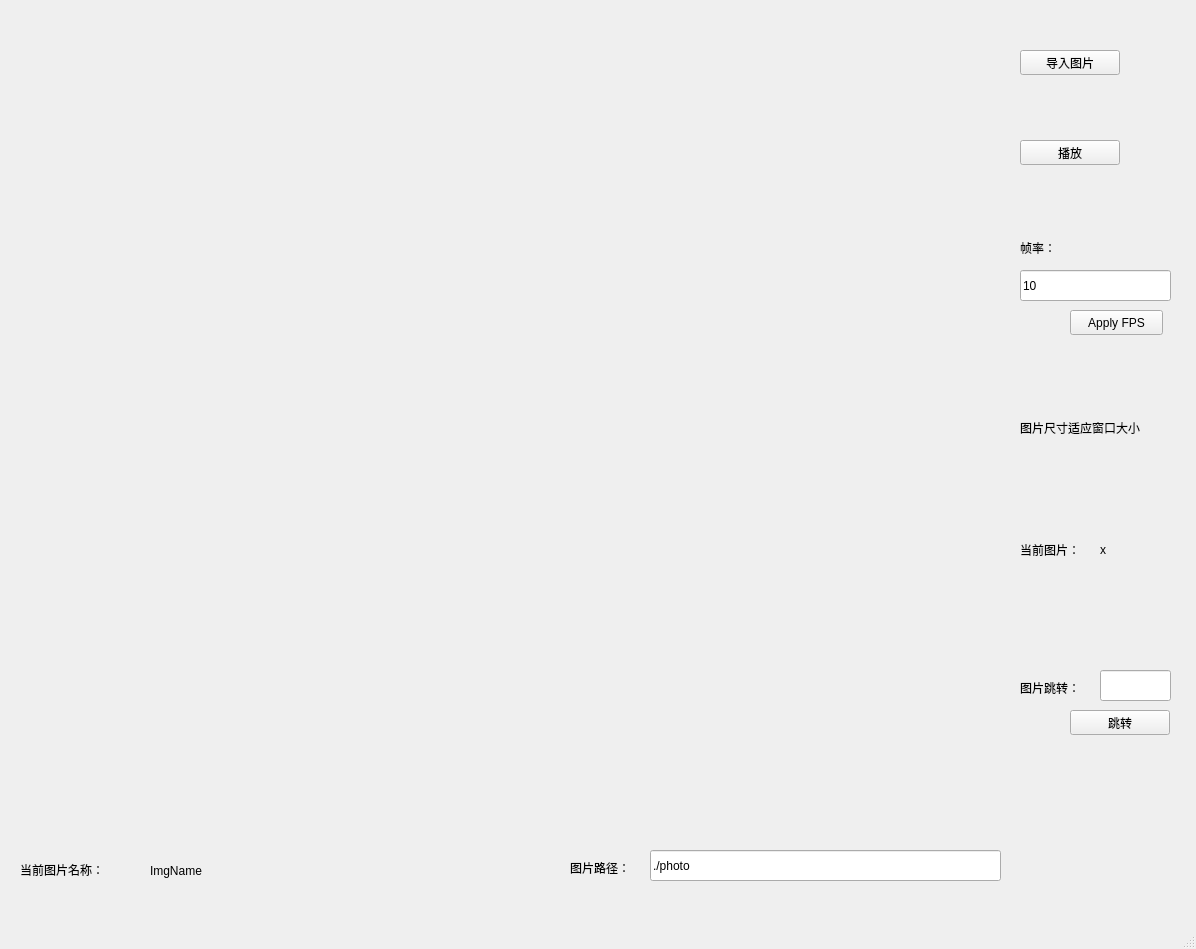
<?xml version="1.0" encoding="UTF-8"?>
<ui version="4.0">
 <class>MainWindow</class>
 <widget class="QMainWindow" name="MainWindow">
  <property name="geometry">
   <rect>
    <x>0</x>
    <y>0</y>
    <width>1196</width>
    <height>949</height>
   </rect>
  </property>
  <property name="windowTitle">
   <string>MainWindow</string>
  </property>
  <widget class="QWidget" name="centralwidget">
   <widget class="QPushButton" name="btn_open">
    <property name="geometry">
     <rect>
      <x>1020</x>
      <y>50</y>
      <width>100</width>
      <height>25</height>
     </rect>
    </property>
    <property name="maximumSize">
     <size>
      <width>100</width>
      <height>25</height>
     </size>
    </property>
    <property name="text">
     <string>导入图片</string>
    </property>
   </widget>
   <widget class="QPushButton" name="btn_play">
    <property name="geometry">
     <rect>
      <x>1020</x>
      <y>140</y>
      <width>100</width>
      <height>25</height>
     </rect>
    </property>
    <property name="maximumSize">
     <size>
      <width>100</width>
      <height>25</height>
     </size>
    </property>
    <property name="text">
     <string>播放</string>
    </property>
   </widget>
   <widget class="QLabel" name="label_ImgSize">
    <property name="geometry">
     <rect>
      <x>1020</x>
      <y>420</y>
      <width>161</width>
      <height>16</height>
     </rect>
    </property>
    <property name="text">
     <string>图片尺寸适应窗口大小</string>
    </property>
   </widget>
   <widget class="QLabel" name="label_fps">
    <property name="geometry">
     <rect>
      <x>1020</x>
      <y>240</y>
      <width>72</width>
      <height>15</height>
     </rect>
    </property>
    <property name="text">
     <string>帧率：</string>
    </property>
   </widget>
   <widget class="QLineEdit" name="lineEdit_fps">
    <property name="geometry">
     <rect>
      <x>1020</x>
      <y>270</y>
      <width>151</width>
      <height>31</height>
     </rect>
    </property>
    <property name="text">
     <string>10</string>
    </property>
   </widget>
   <widget class="QLabel" name="qid">
    <property name="geometry">
     <rect>
      <x>1100</x>
      <y>540</y>
      <width>71</width>
      <height>20</height>
     </rect>
    </property>
    <property name="text">
     <string>x</string>
    </property>
   </widget>
   <widget class="QLabel" name="label_CurrentImg">
    <property name="geometry">
     <rect>
      <x>1020</x>
      <y>540</y>
      <width>71</width>
      <height>20</height>
     </rect>
    </property>
    <property name="text">
     <string>当前图片：</string>
    </property>
   </widget>
   <widget class="QLabel" name="label_img">
    <property name="geometry">
     <rect>
      <x>20</x>
      <y>30</y>
      <width>981</width>
      <height>811</height>
     </rect>
    </property>
    <property name="text">
     <string/>
    </property>
   </widget>
   <widget class="QLabel" name="label_CurrentImgName">
    <property name="geometry">
     <rect>
      <x>20</x>
      <y>860</y>
      <width>111</width>
      <height>20</height>
     </rect>
    </property>
    <property name="text">
     <string>当前图片名称：</string>
    </property>
   </widget>
   <widget class="QLabel" name="label_ImgName">
    <property name="geometry">
     <rect>
      <x>150</x>
      <y>860</y>
      <width>411</width>
      <height>21</height>
     </rect>
    </property>
    <property name="text">
     <string>ImgName</string>
    </property>
   </widget>
   <widget class="QLabel" name="label_jump">
    <property name="geometry">
     <rect>
      <x>1020</x>
      <y>680</y>
      <width>72</width>
      <height>15</height>
     </rect>
    </property>
    <property name="text">
     <string>图片跳转：</string>
    </property>
   </widget>
   <widget class="QLineEdit" name="lineEdit_jump">
    <property name="geometry">
     <rect>
      <x>1100</x>
      <y>670</y>
      <width>71</width>
      <height>31</height>
     </rect>
    </property>
   </widget>
   <widget class="QPushButton" name="btn_jump">
    <property name="geometry">
     <rect>
      <x>1070</x>
      <y>710</y>
      <width>100</width>
      <height>25</height>
     </rect>
    </property>
    <property name="maximumSize">
     <size>
      <width>100</width>
      <height>25</height>
     </size>
    </property>
    <property name="text">
     <string>跳转</string>
    </property>
   </widget>
   <widget class="QLabel" name="label_path">
    <property name="geometry">
     <rect>
      <x>570</x>
      <y>860</y>
      <width>72</width>
      <height>15</height>
     </rect>
    </property>
    <property name="text">
     <string>图片路径：</string>
    </property>
   </widget>
   <widget class="QLineEdit" name="lineEdit_path">
    <property name="geometry">
     <rect>
      <x>650</x>
      <y>850</y>
      <width>351</width>
      <height>31</height>
     </rect>
    </property>
    <property name="text">
     <string>./photo</string>
    </property>
   </widget>
   <widget class="QPushButton" name="btn_ApplyFPS">
    <property name="geometry">
     <rect>
      <x>1070</x>
      <y>310</y>
      <width>93</width>
      <height>25</height>
     </rect>
    </property>
    <property name="maximumSize">
     <size>
      <width>100</width>
      <height>25</height>
     </size>
    </property>
    <property name="text">
     <string>Apply FPS</string>
    </property>
   </widget>
  </widget>
  <widget class="QMenuBar" name="menubar">
   <property name="geometry">
    <rect>
     <x>0</x>
     <y>0</y>
     <width>1196</width>
     <height>26</height>
    </rect>
   </property>
  </widget>
  <widget class="QStatusBar" name="statusbar"/>
 </widget>
 <resources/>
 <connections/>
</ui>
